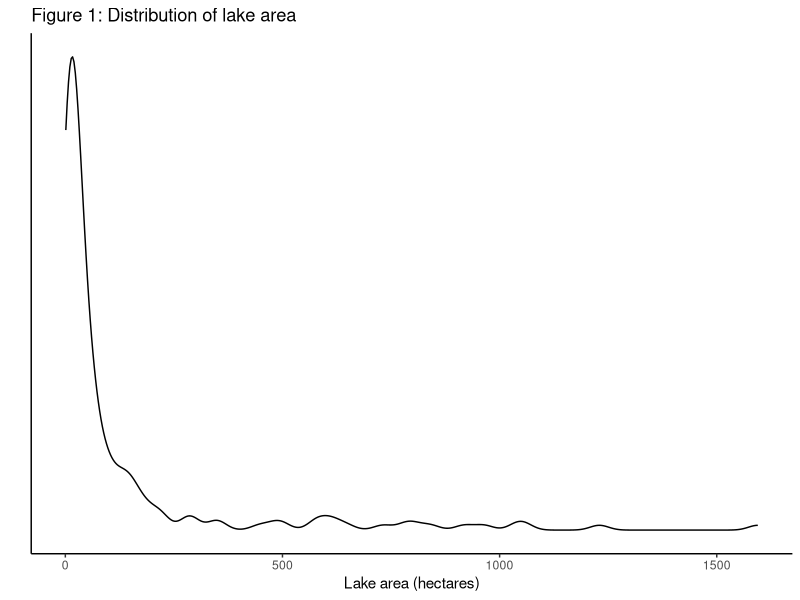
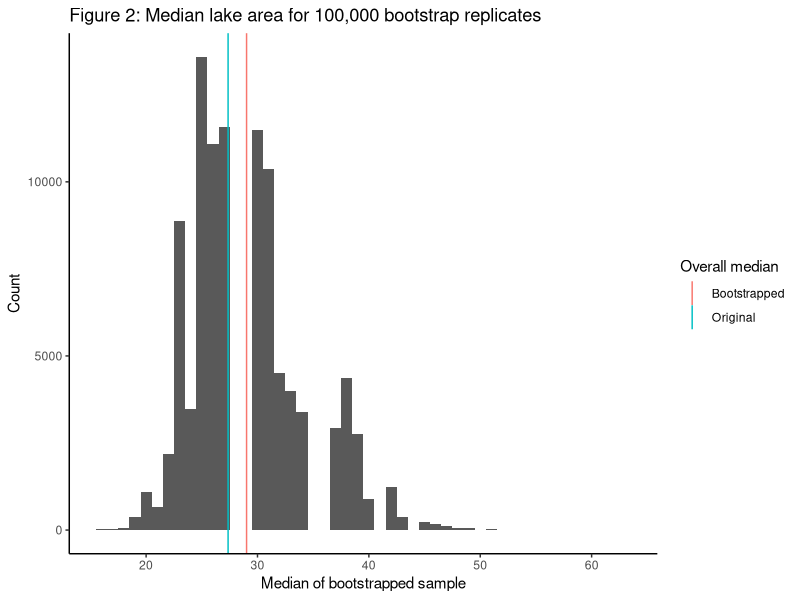
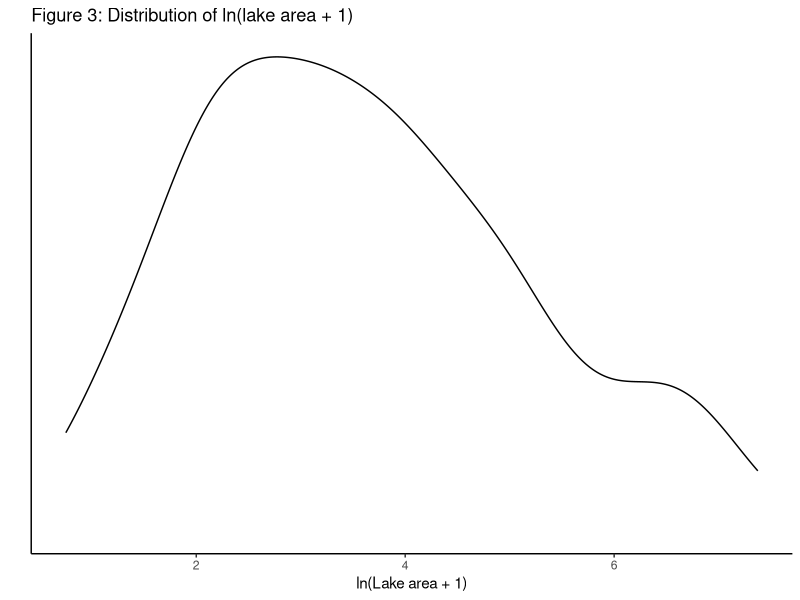

Source code (R) for these figures, in order:
## ---- chunk 1
library(boot)
library(ggplot2)
data <- read.table("emap.build08.txt", header = TRUE)
data <- data[ , !(names(data) %in% c("LAT", "LON"))]
## ---- chunk 2
ggplot(data, aes(x = LK.HA)) + 
  geom_density() +
  labs(title = paste0("Figure 1: Distribution of lake area"), 
       x = "Lake area (hectares)", 
       y = "") +
  theme_classic() +
  theme(axis.text.y = element_blank(),
        axis.ticks.y = element_blank())
## ---- chunk 3
count <- 100000
get_median <- function(data, index) median(data[index])
boot_info <- boot(data$LK.HA, get_median, count)
boot_info
original_median <- median(data$LK.HA)
boot_median <- mean(boot_info$t)
boot_bias <- boot_median - original_median
## ---- chunk 4
graph_data <- data.frame(median = boot_info$t)
vline_data <- data.frame(label = c("Original", "Bootstrapped"),
                         value = c(original_median, boot_median))
ggplot(graph_data, aes(x = median)) +
  geom_histogram(binwidth = 1) +
  geom_vline(data = vline_data,
             aes(xintercept = value, color = label),
             show_guide = TRUE) +
  labs(title = "Figure 2: Median lake area for 100,000 bootstrap replicates", 
       x = "Median of bootstrapped sample", 
       y = "Count", 
       color = "Overall median") +
  theme_classic()
## ---- chunk 5
boot.ci(boot_info, type = c("perc", "bca"))
## ---- chunk 6
log_lake_area <- log(data$LK.HA + 1)
error <- qnorm(0.975)*sd(log_lake_area)/sqrt(length(log_lake_area))
ci <-  c(mean(log_lake_area) - error, mean(log_lake_area) + error)
exp(1)^ci - 1
## ---- chunk 7
data$LK.HA <- log(data$LK.HA + 1)
ggplot(data, aes(x = LK.HA)) + 
  geom_density() +
  labs(title = paste0("Figure 3: Distribution of ln(lake area + 1)"), 
       x = "ln(Lake area + 1)", 
       y = "") +
  theme_classic() +
  theme(axis.text.y = element_blank(),
        axis.ticks.y = element_blank())
